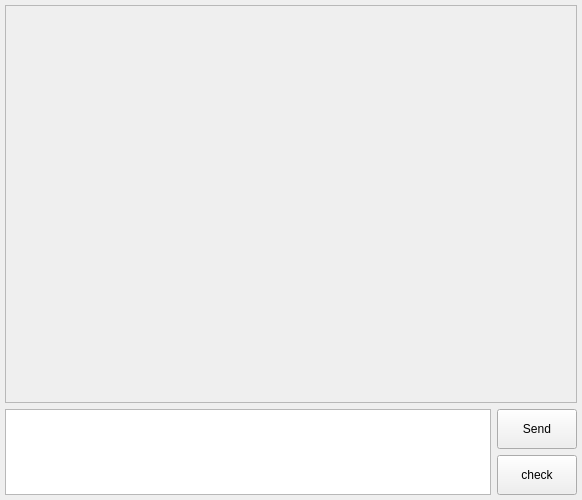
<?xml version="1.0" encoding="UTF-8"?>
<ui version="4.0">
 <class>ChatWidget</class>
 <widget class="QWidget" name="ChatWidget">
  <property name="geometry">
   <rect>
    <x>0</x>
    <y>0</y>
    <width>582</width>
    <height>500</height>
   </rect>
  </property>
  <property name="windowTitle">
   <string>Form</string>
  </property>
  <layout class="QGridLayout" name="gridLayout">
   <property name="leftMargin">
    <number>5</number>
   </property>
   <property name="topMargin">
    <number>5</number>
   </property>
   <property name="rightMargin">
    <number>5</number>
   </property>
   <property name="bottomMargin">
    <number>5</number>
   </property>
   <item row="0" column="0">
    <layout class="QVBoxLayout" name="verticalLayout_5">
     <item>
      <widget class="ScrollArea" name="chat_scroll_area">
       <property name="sizePolicy">
        <sizepolicy hsizetype="Preferred" vsizetype="Preferred">
         <horstretch>0</horstretch>
         <verstretch>0</verstretch>
        </sizepolicy>
       </property>
       <property name="styleSheet">
        <string notr="true"/>
       </property>
       <property name="horizontalScrollBarPolicy">
        <enum>Qt::ScrollBarAlwaysOff</enum>
       </property>
       <property name="sizeAdjustPolicy">
        <enum>QAbstractScrollArea::AdjustToContentsOnFirstShow</enum>
       </property>
       <property name="widgetResizable">
        <bool>true</bool>
       </property>
       <property name="alignment">
        <set>Qt::AlignLeading|Qt::AlignLeft|Qt::AlignTop</set>
       </property>
       <widget class="QWidget" name="scroll_area_widget">
        <property name="geometry">
         <rect>
          <x>0</x>
          <y>0</y>
          <width>568</width>
          <height>332</height>
         </rect>
        </property>
        <property name="sizePolicy">
         <sizepolicy hsizetype="Preferred" vsizetype="Preferred">
          <horstretch>0</horstretch>
          <verstretch>0</verstretch>
         </sizepolicy>
        </property>
        <property name="minimumSize">
         <size>
          <width>0</width>
          <height>332</height>
         </size>
        </property>
        <property name="layoutDirection">
         <enum>Qt::LeftToRight</enum>
        </property>
        <property name="autoFillBackground">
         <bool>false</bool>
        </property>
        <layout class="QVBoxLayout" name="messages_list">
         <property name="spacing">
          <number>5</number>
         </property>
         <property name="sizeConstraint">
          <enum>QLayout::SetNoConstraint</enum>
         </property>
         <property name="leftMargin">
          <number>0</number>
         </property>
         <property name="topMargin">
          <number>0</number>
         </property>
         <property name="rightMargin">
          <number>0</number>
         </property>
         <property name="bottomMargin">
          <number>0</number>
         </property>
        </layout>
       </widget>
      </widget>
     </item>
     <item>
      <layout class="QHBoxLayout" name="horizontalLayout_5">
       <item>
        <widget class="TextEdit" name="user_text_edit">
         <property name="sizePolicy">
          <sizepolicy hsizetype="Expanding" vsizetype="Fixed">
           <horstretch>0</horstretch>
           <verstretch>0</verstretch>
          </sizepolicy>
         </property>
         <property name="minimumSize">
          <size>
           <width>40</width>
           <height>80</height>
          </size>
         </property>
         <property name="maximumSize">
          <size>
           <width>16777215</width>
           <height>200</height>
          </size>
         </property>
        </widget>
       </item>
       <item>
        <layout class="QVBoxLayout" name="verticalLayout_2">
         <item>
          <widget class="PushButton" name="user_send_button">
           <property name="sizePolicy">
            <sizepolicy hsizetype="Preferred" vsizetype="Fixed">
             <horstretch>0</horstretch>
             <verstretch>0</verstretch>
            </sizepolicy>
           </property>
           <property name="minimumSize">
            <size>
             <width>0</width>
             <height>40</height>
            </size>
           </property>
           <property name="maximumSize">
            <size>
             <width>16777215</width>
             <height>16777215</height>
            </size>
           </property>
           <property name="text">
            <string>Send</string>
           </property>
          </widget>
         </item>
         <item>
          <widget class="PushButton" name="user_check_button">
           <property name="sizePolicy">
            <sizepolicy hsizetype="Preferred" vsizetype="Fixed">
             <horstretch>0</horstretch>
             <verstretch>0</verstretch>
            </sizepolicy>
           </property>
           <property name="minimumSize">
            <size>
             <width>0</width>
             <height>40</height>
            </size>
           </property>
           <property name="text">
            <string>check</string>
           </property>
          </widget>
         </item>
        </layout>
       </item>
      </layout>
     </item>
    </layout>
   </item>
  </layout>
 </widget>
 <customwidgets>
  <customwidget>
   <class>PushButton</class>
   <extends>QPushButton</extends>
   <header location="global">qfluentwidgets</header>
  </customwidget>
  <customwidget>
   <class>TextEdit</class>
   <extends>QTextEdit</extends>
   <header location="global">qfluentwidgets</header>
  </customwidget>
  <customwidget>
   <class>ScrollArea</class>
   <extends>QScrollArea</extends>
   <header location="global">qfluentwidgets</header>
   <container>1</container>
  </customwidget>
 </customwidgets>
 <resources/>
 <connections/>
</ui>
